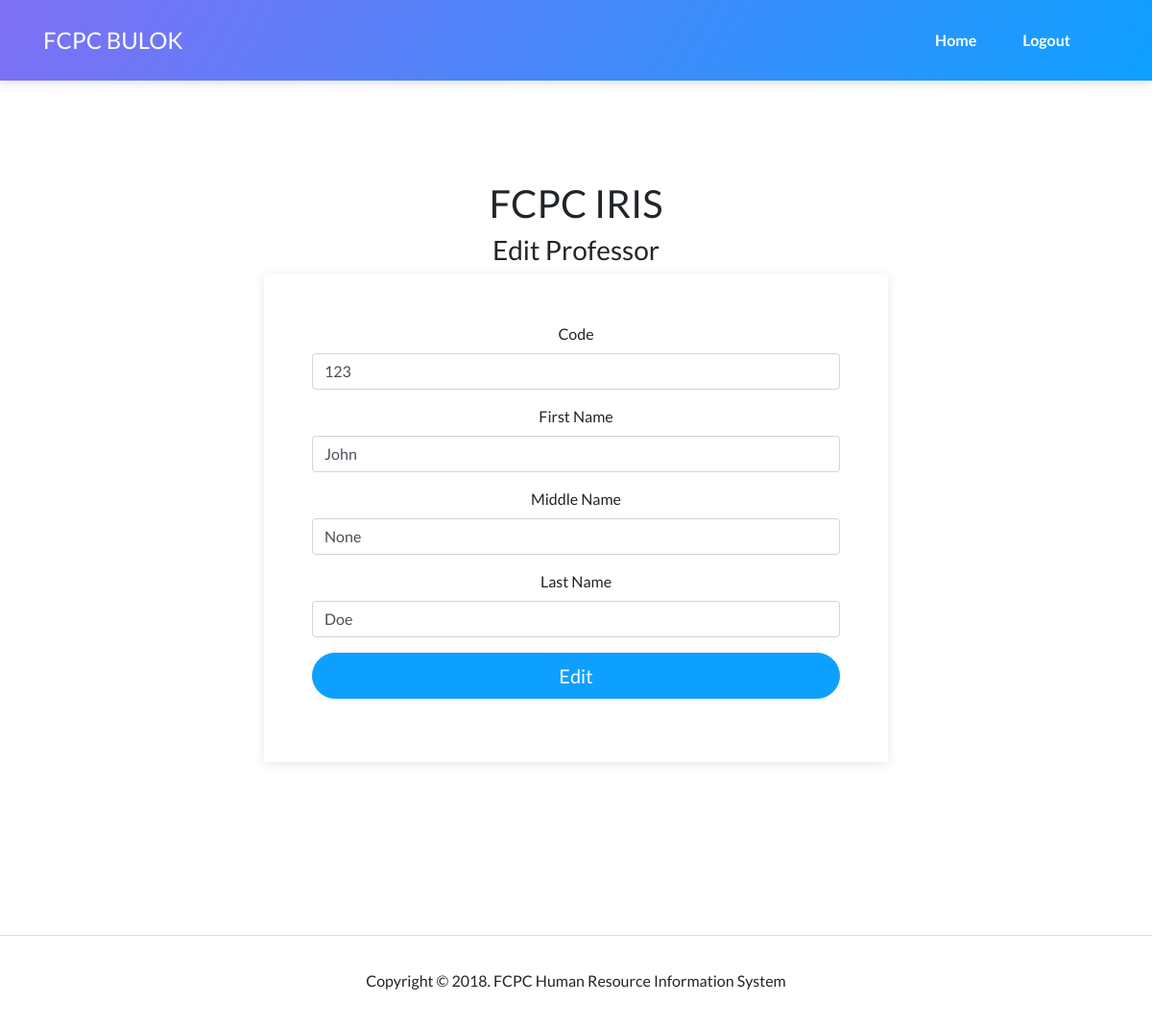
Screenshot of /professors/edit.php?id=1 (signed in) with the database file from the repository.
### tables this page shows
create table persons(
	pid int auto_increment,
	pcode varchar(50) not null,
	pfname varchar(50) not null,
	pmname varchar(50) not null,
	plname varchar(50) not null,
	ptype int not null,
	primary key( pid )
);

### professors/edit.php (the view, shortened to what this page needs)
<?php
	require "../requires.php";
	$id = $_GET[ "id" ];
	$data = $con->query( "select * from persons where pid=$id and ptype=1" )->fetch_assoc();
?>
<main class="page contact-page">
    <section class="portfolio-block contact">
        <div class="container">
            <div class="heading">
                <h1>FCPC IRIS</h1>
                <h3>Edit Professor</h3>
                <form method="POST" enctype="multipart/form-data">
                    <div class="form-group">
                        <label for="code">Code</label>
                        <input class="form-control item" type="text" id="code" name="code" value="<?= $data[ "pcode" ] ?>">
                    </div>
                    <div class="form-group">
                        <label for="fname">First Name</label>
                        <input class="form-control item" type="text" id="fname" name="fname" value="<?= $data[ "pfname" ] ?>">
                    </div>
                    <div class="form-group">
                        <label for="mname">Middle Name</label>
                        <input class="form-control item" type="text" id="mname" name="mname" value="<?= $data[ "pmname" ] ?>">
                    </div>
                    <div class="form-group">
                        <label for="lname">Last Name</label>
                        <input class="form-control item" type="text" id="lname" name="lname" value="<?= $data[ "plname" ] ?>">
                    </div>
					<div class="form-group">
						<input type="submit" class="btn btn-primary btn-block btn-lg" value="Edit">
					</div>
				</form>
            </div>
        </div>
    </section>
</main>
<?php require "../footers/footer.php"; ?>

### rows the page displays
persons: code "123", fname "John", mname "None", lname "Doe"
